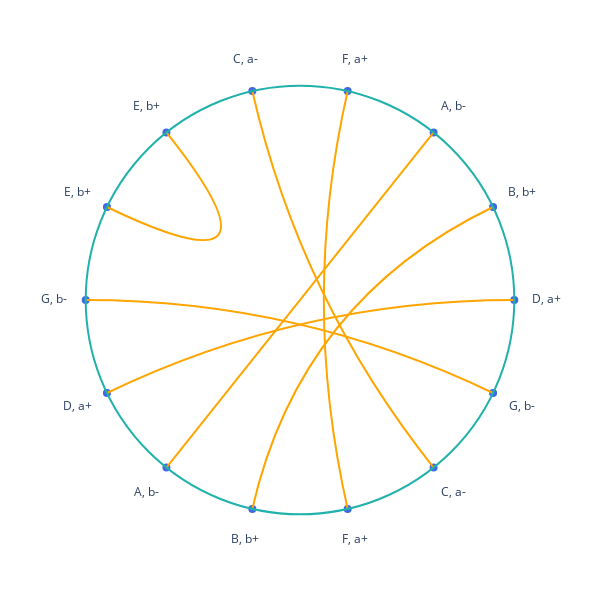

Here is the notebook cell this chart was saved with:
### Markdown cell above
# Drawing Gauss diagrams

### Code cell
import math
import plotly.graph_objects as go
fig = go.Figure()

nw = Nanoword.generate_random_nanoword(7) #('ABCDBACD', [Letter('A','a+'), Letter('B','b+'), Letter('C','a-'), Letter('D','a-')])  #
s = int(nw.size/2)
#------------b

# Set axes properties
fig.update_xaxes(range=[-0.2, 2.6], zeroline=False)
fig.update_yaxes(range=[-0.2, 2.6])

points_data = []
for i, c in enumerate(nw.word):
    points_data.append({'letter': [l for l in nw.alphabet if l.char == c].pop(), 
                   'coord': (math.cos(i*math.pi/s)+1.2, math.sin(i*math.pi/s)+1.2)})
fig.add_trace(
    go.Scatter(
        x = [p['coord'][0] for p in points_data],
        y = [p['coord'][1] for p in points_data],
        mode="markers", marker=dict(size=8.0, color="RoyalBlue"),
        showlegend=False,
        # text=[p['letter'].char for p in points_data],
    ))
def margin(tup):
    x, y = tup
    return (0.15*(x-1.2), 0.15*(y-1.2))    
fig.add_trace(
    go.Scatter(
        x = [p['coord'][0]+margin(p['coord'])[0] for p in points_data],
        y = [p['coord'][1]+margin(p['coord'])[1] for p in points_data],
        text=[p['letter'] for p in points_data],
        mode="text", showlegend=False,
    ))

paths = []
for ltr in nw.alphabet:
    coords = [p['coord'] for p in points_data if p['letter'] == ltr]
    paths.append(dict(type="path",
                     path="M {},{} Q 1.2,1.2 {},{}".format(
                         coords[0][0],coords[0][1],coords[1][0], coords[1][1]),
                     line_color="orange",))
else: fig.update_layout(shapes=paths)
        
fig.add_shape(type="circle",
    xref="x", yref="y",
    x0=0.2, y0=0.2, x1=2.2, y1=2.2,
    line_color="LightSeaGreen",
)

# Set figure size
fig.update_layout(width=600, height=600)

print(nw)
fig.update_layout(plot_bgcolor="white")
fig.update_xaxes(showgrid=False,showticklabels=False)
fig.update_yaxes(showgrid=False,showticklabels=False)
fig.update_layout(margin=dict(t=0, b=0, l=0, r=0))
fig.show()

### Figure 1 — Plotly figure (JSON) as saved in the notebook; plotly's stock layout.template omitted (floating-point values rounded to 4 significant figures)
{"data": [{"marker": {"color": "RoyalBlue", "size": 8}, "mode": "markers", "showlegend": false, "type": "scatter", "x": [2.2, 2.101, 1.823, 1.423, 0.9775, 0.5765, 0.299, 0.2, 0.299, 0.5765, 0.9775, 1.423, 1.823, 2.101], "y": [1.2, 1.634, 1.982, 2.175, 2.175, 1.982, 1.634, 1.2, 0.7661, 0.4182, 0.2251, 0.2251, 0.4182, 0.7661]}, {"mode": "text", "showlegend": false, "text": ["D, a+", "B, b+", "A, b-", "F, a+", "C, a-", "E, b+", "E, b+", "G, b-", "D, a+", "A, b-", "B, b+", "F, a+", "C, a-", "G, b-"], "type": "scatter", "x": [2.35, 2.236, 1.917, 1.456, 0.9441, 0.483, 0.1639, 0.05, 0.1639, 0.483, 0.9441, 1.456, 1.917, 2.236], "y": [1.2, 1.699, 2.099, 2.321, 2.321, 2.099, 1.699, 1.2, 0.701, 0.3009, 0.07883, 0.07883, 0.3009, 0.701]}], "layout": {"height": 600, "margin": {"b": 0, "l": 0, "r": 0, "t": 0}, "plot_bgcolor": "white", "shapes": [{"line": {"color": "orange"}, "path": "M 1.8234898018587335,1.9818314824680296 Q 1.2,1.2 0.5765101981412663,0.41816851753197026", "type": "path"}, {"line": {"color": "orange"}, "path": "M 2.100968867902419,1.633883739117558 Q 1.2,1.2 0.9774790660436854,0.22507208781817645", "type": "path"}, {"line": {"color": "orange"}, "path": "M 0.9774790660436856,2.1749279121818237 Q 1.2,1.2 1.8234898018587333,0.41816851753197004", "type": "path"}, {"line": {"color": "orange"}, "path": "M 2.2,1.2 Q 1.2,1.2 0.2990311320975808,0.7661162608824419", "type": "path"}, {"line": {"color": "orange"}, "path": "M 0.5765101981412666,1.9818314824680299 Q 1.2,1.2 0.2990311320975809,1.6338837391175582", "type": "path"}, {"line": {"color": "orange"}, "path": "M 1.4225209339563145,2.1749279121818237 Q 1.2,1.2 1.4225209339563132,0.22507208781817611", "type": "path"}, {"line": {"color": "orange"}, "path": "M 0.19999999999999996,1.2000000000000002 Q 1.2,1.2 2.100968867902419,0.7661162608824424", "type": "path"}, {"line": {"color": "LightSeaGreen"}, "type": "circle", "x0": 0.2, "x1": 2.2, "xref": "x", "y0": 0.2, "y1": 2.2, "yref": "y"}], "width": 600, "xaxis": {"range": [-0.2, 2.6], "showgrid": false, "showticklabels": false, "type": "linear", "zeroline": false}, "yaxis": {"range": [-0.2, 2.6], "showgrid": false, "showticklabels": false, "type": "linear"}}}
